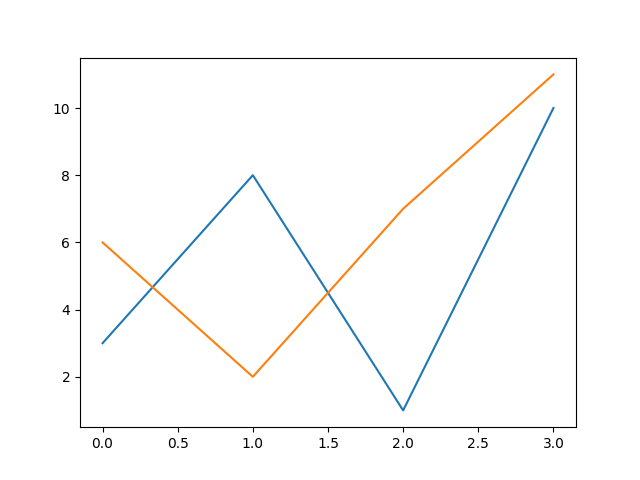

The script that drew this image:
import matplotlib.pyplot as plt
y1=[3,8,1,10]
y2=[6,2,7,11]
plt.plot(y1)
plt.plot(y2)
plt.show()
